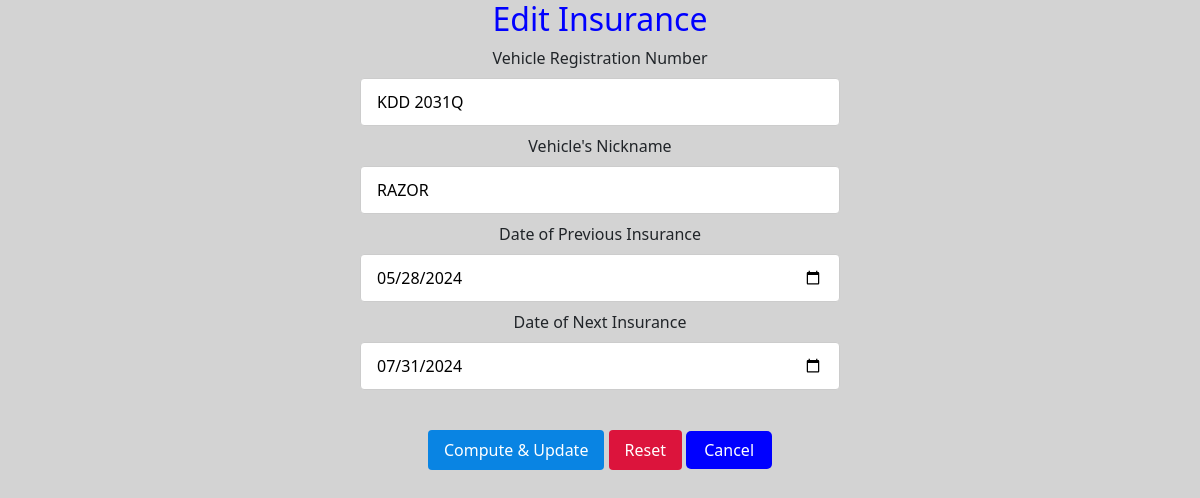
The page /edit_insurance.php?id=2 on the database its author committed.
### tables this page shows
CREATE TABLE `insurance` (
  `id` int(10) NOT NULL,
  `vehicle_reg_no` varchar(100) NOT NULL,
  `nickname` varchar(100) NOT NULL,
  `previous_insurance_date` date NOT NULL,
  `next_insurance_date` date NOT NULL,
  `status` varchar(100) NOT NULL,
  `remaining_days` int(100) NOT NULL
);

### edit_insurance.php (the view, shortened to what this page needs)
<!doctype html>
<html lang="en">
  <head>
    <link href="https://cdn.jsdelivr.net/npm/bootstrap@5.2.3/dist/css/bootstrap.min.css" rel="stylesheet">
    <link rel="stylesheet" href="/style.css">
  </head>
    <body>
<?php
include 'config.php';
$id = $_GET['id'];
 $select="SELECT * FROM insurance WHERE id='$id'";
 $select_q=mysqli_query($con, $select);
 $fetch=mysqli_fetch_array($select_q);
?>
<center>
<div class="form">
<h2 style= "color:blue;">Edit Insurance</h2>
<form action="" method="POST" enctype="multipart/form-data">
    <label for="vehicle_reg_no">Vehicle Registration Number </label><br>
    <input type="text" name="vehicle_reg_no" placeholder="Enter Vehicle Registration Number..."
    value="<?php echo $fetch['vehicle_reg_no'] ?>" required>
    <br>
    <label for="nickname">Vehicle's Nickname </label><br>
    <input type="text" name="nickname" placeholder="Enter vehicle's nickname..."
    value="<?php echo $fetch['nickname'] ?>" required>
    <br>
    <label for="previous_insurance_date">Date of Previous Insurance </label><br>
    <input type="date" name="previous_insurance_date" placeholder="Enter Date of previous Insurance..."
    value="<?php echo $fetch['previous_insurance_date'] ?>" required>
    <br>
    <label for="next_insurance_date">Date of Next Insurance </label><br>
    <input type="date" name="next_insurance_date" placeholder="Enter Date of next Insurance..."
    value="<?php echo $fetch['next_insurance_date'] ?>" required>
    <br>
    <br>
    <input type="submit" name="update_btn" value="Compute & Update">
    <input type="reset">
    <a href="view_insurance.php" style="background-color: blue;color: white; padding: 8px 18px; text-align: center; text-decoration: none; border-radius: 5px;";>Cancel</a>
    </form>
</div>
</center>
</body>
    </html>

### style.css (style rules this page uses)
* { box-sizing: border-box; }
body { background-color:lightgrey; margin:0; padding: 0; }
body { background-color:lightgrey; }
.form input[type=text], input[type=email], input[type=password],input[type=date],input[type=number],select { width: 40%; padding: 11px 16px; margin: 8px 0; display: inline-block; border: 1px solid #ccc; border-radius: 4px; box-sizing: border-box; }
.form input[type=submit] { width:fit-content; background-color: #0984e3; color: white; padding: 8px 16px; margin: 8px 0; border: none; border-radius: 4px; cursor: pointer; }
.form input[type=reset] { width:fit-content; background-color: crimson; color: white; padding: 8px 16px; margin: 8px 0; border: none; border-radius: 4px; cursor: pointer; }

### rows shown on the page
insurance: vehicle_reg_no "KDD 2031Q", nickname "RAZOR", previous_insurance_date "05/28/2024", next_insurance_date "07/31/2024"
